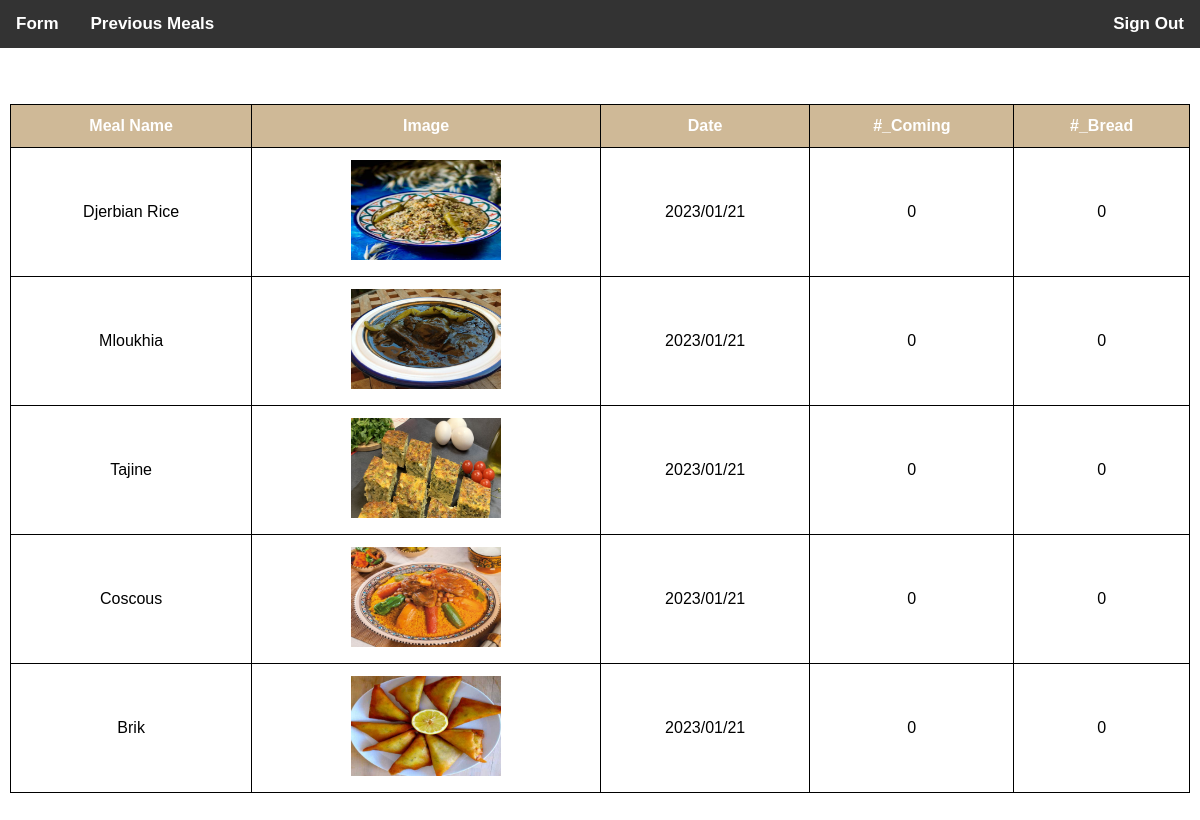
The app's page /prev_meals.php?chefid=1&name=Aziz massoudi (signed in) with its own data.
### tables this page shows
CREATE TABLE `meal` (
  `meal_id` int(255) NOT NULL,
  `chef_id` int(2) NOT NULL,
  `Name` varchar(255) NOT NULL,
  `Date` varchar(255) NOT NULL,
  `Ingredients` text NOT NULL,
  `image` text NOT NULL,
  `no_coming` int(255) NOT NULL,
  `no_bread` int(255) NOT NULL
);

### prev_meals.php (the view, shortened to what this page needs)
<!DOCTYPE html>
<html>
<head>
    <link rel="stylesheet" href="styles/navbar.css">
    <link rel="stylesheet" href="styles/prev_meals.css">
</head>
<body>
<div class="topnav">
    <?php
    echo "<a onclick=".'"window.location.href = '."'Form_chef.php?chefid=".$_GET["chefid"].'&name='.$_GET["name"]."';".'"'." style='cursor:pointer;'".">"."Form</a>";
    ?>
    <?php
    echo "<a onclick=".'"window.location.href = '."'prev_meals.php?chefid=".$_GET["chefid"].'&name='.$_GET["name"]."';".'"'." style='cursor:pointer;'".">"."Previous Meals</a>";
    ?>
    <a class="sign_out" onclick="sessionStorage.clear(); window.location.href = 'Chef_Login.php';"  style="cursor:pointer;" >Sign Out</a>
</div>
<div class="table-container">
    <table>
        <tr>
            <th>Meal Name</th>
            <th>Image</th>
            <th>Date</th>
            <th>#_Coming</th>
            <th>#_Bread</th>
        </tr>
        <?php
        $conn = mysqli_connect("localhost","root","","noq");
        $req="SELECT * FROM meal ORDER BY meal_id DESC LIMIT 5";
        $res = mysqli_query($conn,$req);
        if ($res)
        {
            if (mysqli_num_rows($res)>0)
            {
                for ($i=0;$i< mysqli_num_rows($res);$i++)
                {
                    $meal = mysqli_fetch_assoc($res);
                    echo "<tr><td>".$meal["Name"]."</td>"."<td><img src='".$meal["image"]."' width='150' height='100'></td><td>".$meal["Date"]."</td><td>".$meal["no_coming"]."</td><td>".$meal["no_bread"]."</td></tr>";
                }
            }
        }
        ?>
    </table>
</div>
</body>
</html>

### styles/navbar.css (style rules this page uses)
body { margin: 0; font-family: Arial, Helvetica, sans-serif; background-color: #ffffff; }
.topnav { overflow: hidden; background-color: #333; }
.topnav a { float: left; color:white; font-weight: bold; transition: all 0.3s ease-in-out; text-align: center; padding: 14px 16px; text-decoration: none; font-size: 17px; }
.topnav a.sign_out { float: right; color:white; font-weight: bold; transition: all 0.3s ease-in-out; text-align: center; padding: 14px 16px; text-decoration: none; font-size: 17px; }

### styles/prev_meals.css (style rules this page uses)
table { width: 80%; margin: 10px ; border-collapse: collapse; }
th, td { border: 1px solid rgb(0, 0, 0); padding: 12px; text-align: center; }
th { background-color: #CFB997; color: white; font-weight: bold; }
.table-container { display: flex; align-items: center; justify-content: center; height: 100vh; }
table { width: 100%; }

### records on screen
meal: Name "Djerbian Rice", image (picture), Date "2023/01/21", no_coming "0", no_bread "0"
meal: Name "Mloukhia", image (picture), Date "2023/01/21", no_coming "0", no_bread "0"
meal: Name "Tajine", image (picture), Date "2023/01/21", no_coming "0", no_bread "0"
meal: Name "Coscous", image (picture), Date "2023/01/21", no_coming "0", no_bread "0"
meal: Name "Brik", image (picture), Date "2023/01/21", no_coming "0", no_bread "0"
